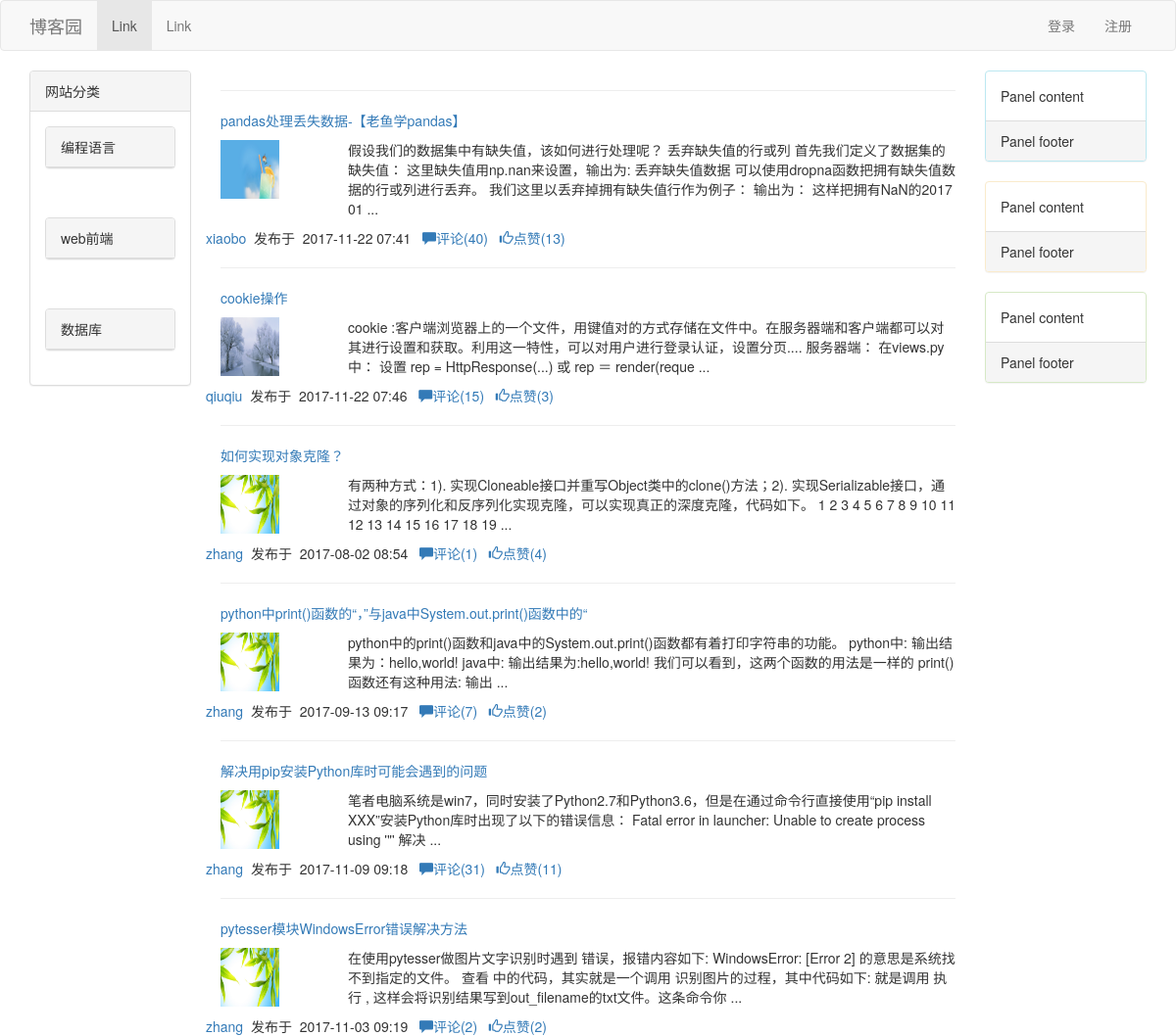
The app's page /index/ with its own data.
### app01/models.py (models this page shows, shortened)
class WebCate(models.Model):
    name=models.CharField(max_length=32,verbose_name="网站分类")

class Article(models.Model):
    nid = models.BigAutoField(primary_key=True)
    title = models.CharField(max_length=50, verbose_name='文章标题')
    desc = models.CharField(max_length=255, verbose_name='文章描述')
    read_count = models.IntegerField(default=0)
    comment_count = models.IntegerField(default=0)
    up_count = models.IntegerField(default=0)
    down_count = models.IntegerField(default=0)
    create_time = models.DateTimeField(verbose_name='创建时间')
    category = models.ForeignKey(verbose_name='文章类型', to='Category', to_field='nid', null=True)
    user = models.ForeignKey(verbose_name='所属用户', to='UserInfo', to_field='nid')
    tags = models.ManyToManyField(
        to="Tag",
        through='Article2Tag',
        through_fields=('article', 'tag'),
    )
    site_cate=models.ForeignKey(to="SiteCate",null=True)

class UserInfo(AbstractUser):  # settings:   AUTH_USER_MODEL = "app01.UserInfo"
    nid = models.BigAutoField(primary_key=True)
    nickname = models.CharField(verbose_name='昵称', max_length=32)
    telephone = models.CharField(max_length=11, blank=True, null=True, unique=True, verbose_name='手机号码')
    avatar = models.FileField(verbose_name='头像', upload_to='avatar', default="/avatar/default.png")
    create_time = models.DateTimeField(verbose_name='创建时间', auto_now_add=True)

### app01/views.py (the view)
# urls.py: url(r'^index/', views.index),
def index(request,**kwargs):
    print(kwargs)
    if kwargs:
        article_list=models.Article.objects.filter(site_cate__name=kwargs.get("site_cate"))
    else:
        article_list = models.Article.objects.all()
    web_list=models.WebCate.objects.all()
    return render(request,"index.html",{"article_list":article_list,"web_list":web_list})

### templates/index.html (shortened to what this page needs)
<!DOCTYPE html>
<html lang="en">
<head>
    <link rel="stylesheet" href="/static/bootstrap-3.3.7-dist/css/bootstrap.min.css">
</head>
<body>
<nav class="navbar navbar-default">
    <div class="container">
        <div class="navbar-header">
            <a class="navbar-brand" href="#">博客园</a>
        </div>
        <div class="collapse navbar-collapse" id="bs-example-navbar-collapse-1">
            <ul class="nav navbar-nav">
                <li class="active"><a href="#">Link <span class="sr-only">(current)</span></a></li>
                <li><a href="#">Link</a></li>
            </ul>
            <ul class="nav navbar-nav navbar-right">
               {% if request.user.is_authenticated %}
                   <li><a href="#">
                         <span class="glyphicon glyphicon-user"></span>&nbsp <span>{{ request.user.username }}</span>
                   </a></li>
                   <li><a href="/logout/">注销</a></li>
               {% else %}
                   <li><a href="/login/">登录</a></li>
                   <li><a href="/reg/">注册</a></li>
               {% endif %}
            </ul>
        </div>
    </div>
</nav>
<div class="container">
    <div class="row">
        <div class="col-md-2">
            <div class="panel panel-default">
                <div class="panel-heading">网站分类</div>
                {% for web in web_list %}
                 <div class="panel-body">
                     <div class="panel panel-default">
                         <div class="panel-heading web_title">{{ web.name }}</div>
                     </div>
                 </div>
                {% endfor %}
            </div>
        </div>
        <div class="col-md-8">
            <div class="article_list">
                {% for article in article_list %}
                    <div class="article_item">
                        <hr>
                    <div class="title"><a href="/blog/{{ article.user.username }}/articles/{{ article.nid }}">{{ article.title }}</a></div>
                    <div class="row">
                        <div class="col-md-2 avatar">
                            <a href="{% url "aaa" article.user.username %}"><img src="{{ article.user.avatar.url }}" alt="" width="60" height="60"></a>
                        </div>
                        <div class="col-md-10">
                            {{ article.desc }}
                        </div>
                    </div>
                    <div class="row pub_info">
                        <a href="/blog/{{ article.user.username }}">{{ article.user.username }}</a>&nbsp&nbsp发布于&nbsp&nbsp{{ article.create_time|date:"Y-m-d H:i" }}&nbsp&nbsp
                        <a href=""><span class="glyphicon glyphicon-comment"></span>评论({{ article.comment_count }})</a>&nbsp&nbsp
                        <a href=""><span class="glyphicon glyphicon-thumbs-up"></span>点赞({{ article.up_count }})</a>
                    </div>
                    </div>
                {% endfor %}
            </div>
        </div>
        <div class="col-md-2">
             <div class="panel panel-info">
                  <div class="panel-body">
                    Panel content
                  </div>
                  <div class="panel-footer">Panel footer</div>
                </div>
                <div class="panel panel-warning">
                  <div class="panel-body">
                    Panel content
                  </div>
                  <div class="panel-footer">Panel footer</div>
                </div>
               <div class="panel panel-success">
                  <div class="panel-body">
                    Panel content
                  </div>
                  <div class="panel-footer">Panel footer</div>
                </div>
        </div>
    </div>
</div>
</body>
</html>

### records on screen
WebCate: name "编程语言"
WebCate: name "web前端"
WebCate: name "数据库"
Article: title "pandas处理丢失数据-【老鱼学pandas】", user.avatar (picture), desc "假设我们的数据集中有缺失值，该如何进行处理呢？ 丢弃缺失值的行或列 首先我们定义了数据集的缺失值： 这里缺失值用np.nan来设置，输出为: 丢弃缺失值数据 可以使用dropna函数把拥有缺失值数据的行或列进行丢弃。 我们这里以丢弃掉拥有缺失值行作为例子： 输出为： 这样把拥有NaN的2017 01 ...", user.username "xiaobo", create_time "2017-11-22 07:41", comment_count "40", up_count "13"
Article: title "cookie操作", user.avatar (picture), desc "cookie :客户端浏览器上的一个文件，用键值对的方式存储在文件中。在服务器端和客户端都可以对其进行设置和获取。利用这一特性，可以对用户进行登录认证，设置分页.... 服务器端： 在views.py中： 设置 rep = HttpResponse(...) 或 rep ＝ render(reque ...", user.username "qiuqiu", create_time "2017-11-22 07:46", comment_count "15", up_count "3"
Article: title "如何实现对象克隆？", user.avatar (picture), desc "有两种方式：1). 实现Cloneable接口并重写Object类中的clone()方法；2). 实现Serializable接口，通过对象的序列化和反序列化实现克隆，可以实现真正的深度克隆，代码如下。 1 2 3 4 5 6 7 8 9 10 11 12 13 14 15 16 17 18 19 ...", user.username "zhang", create_time "2017-08-02 08:54", comment_count "1", up_count "4"
Article: title "python中print()函数的“，”与java中System.out.print()函数中的“", user.avatar (picture), desc "python中的print()函数和java中的System.out.print()函数都有着打印字符串的功能。 python中: 输出结果为：hello,world! java中: 输出结果为:hello,world! 我们可以看到，这两个函数的用法是一样的 print()函数还有这种用法: 输出 ...", user.username "zhang", create_time "2017-09-13 09:17", comment_count "7", up_count "2"
Article: title "解决用pip安装Python库时可能会遇到的问题", user.avatar (picture), desc "笔者电脑系统是win7，同时安装了Python2.7和Python3.6，但是在通过命令行直接使用“pip install XXX”安装Python库时出现了以下的错误信息： Fatal error in launcher: Unable to create process using '\"' 解决 ...", user.username "zhang", create_time "2017-11-09 09:18", comment_count "31", up_count "11"
Article: title "pytesser模块WindowsError错误解决方法", user.avatar (picture), desc "在使用pytesser做图片文字识别时遇到 错误，报错内容如下: WindowsError: [Error 2] 的意思是系统找不到指定的文件。 查看 中的代码，其实就是一个调用 识别图片的过程，其中代码如下: 就是调用 执行 , 这样会将识别结果写到out_filename的txt文件。这条命令你 ...", user.username "zhang", create_time "2017-11-03 09:19", comment_count "2", up_count "2"
